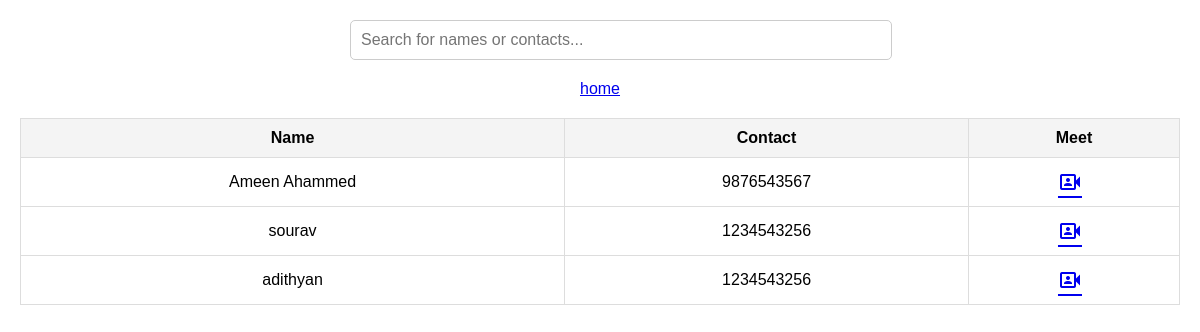
Before: /meetings/ with the older database file.
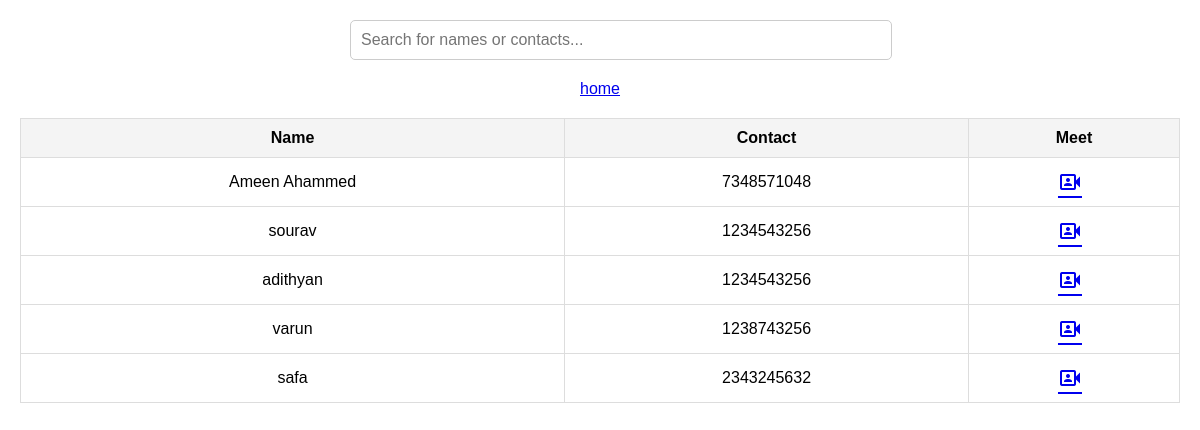
After: the same page with the newer database file.
### signapp/models.py (models this page shows)
class user_reg(models.Model):
  Name=models.CharField(max_length=100)
  Gender=models.CharField(max_length=50)
  Contact=models.CharField(max_length=15)
  userid=models.ForeignKey(user_log,on_delete=models.CASCADE)

### signapp/views.py (the view)
# urls.py: path('meetings/',views.meetings,name="meetings"),
def meetings(request):
    current_user = request.session.get('user_id')
    users = user_reg.objects.exclude(id=current_user)
    return render(request, 'meetings.html', {'users': users})

### signapp/templates/meetings.html (shortened to what this page needs)
<!DOCTYPE html>
<html lang="en">
<head>
</head>
<body>
    <div class="search-container">
        <input type="text" id="searchBar" onkeyup="searchTable()" placeholder="Search for names or contacts...">
    </div>
    <div>
        <a id="id" href="{% url 'user_in' %}">home</a>
    </div>
    <table>
        <thead>
            <tr>
                <th>Name</th>
                <th>Contact</th>
                <th>Meet</th>
            </tr>
        </thead>
        <tbody>
            {% for user in users %}
            <tr>
                <td>{{user.Name}}</td>
                <td>{{user.Contact}}</td>
                <td><a class="icon" href="{% url 'video' %}">video_camera_front</a></td>
            </tr>
            {% endfor %}
        </tbody>
    </table>
</body>
</html>

Changed rows visible on the page:
changed user_reg "Ameen Ahammed": Contact "9876543567" → "7348571048"
added user_reg: Name "varun", Contact "1238743256"
added user_reg: Name "safa", Contact "2343245632"
